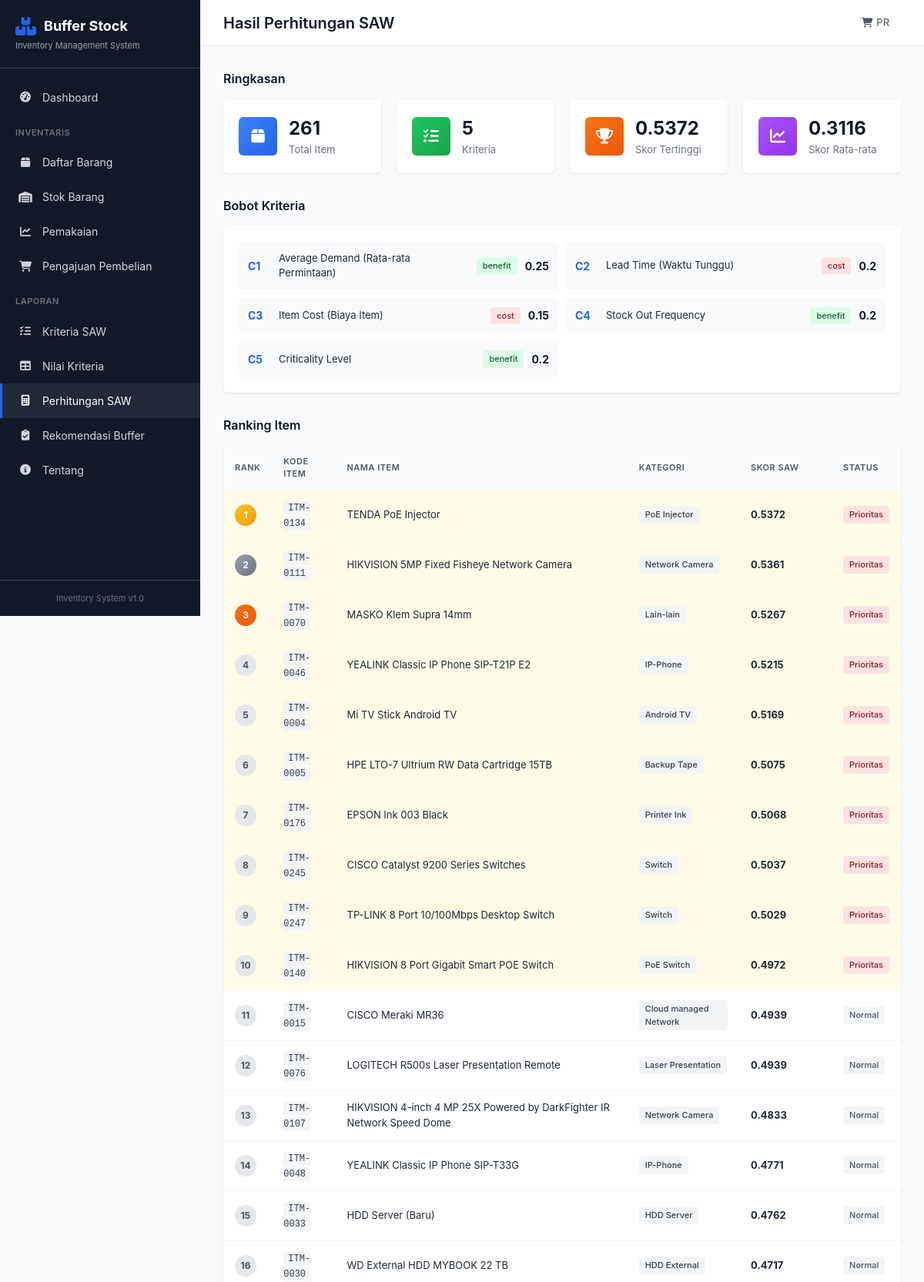
The page /calculation (upper part) on the database its author committed.
### app/models.py (models this page shows, shortened)
class Criteria(db.Model):
    __tablename__ = 'criteria'
    id = db.Column(db.Integer, primary_key=True)
    kode_kriteria = db.Column(db.String(50), unique=True, nullable=False)
    nama_kriteria = db.Column(db.String(200), nullable=False)
    bobot = db.Column(db.Float, nullable=False)
    tipe = db.Column(db.String(20), nullable=False)  # 'benefit' atau 'cost'
    keterangan = db.Column(db.Text)
    criteria_values = db.relationship('CriteriaValue', backref='criteria', lazy=True)

class Item(db.Model):
    __tablename__ = 'items'
    id = db.Column(db.Integer, primary_key=True)
    kode_item = db.Column(db.String(50), unique=True, nullable=False)
    nama_item = db.Column(db.String(200), nullable=False)
    kategori = db.Column(db.String(100), nullable=False)
    unit = db.Column(db.String(50), default='PCS')
    harga = db.Column(db.Float, default=0)
    supplier = db.Column(db.String(200))
    lokasi_rak = db.Column(db.String(50))
    created_at = db.Column(db.DateTime, default=datetime.utcnow)
    criteria_values = db.relationship('CriteriaValue', backref='item', lazy=True, cascade='all, delete-orphan')

### app/routes.py (the view)
@main_bp.route('/calculation')
def calculation():
    calc = SAWCalculator()
    results = calc.calculate()
    if not results:
        flash('Tidak ada data untuk dihitung. Pastikan data item dan kriteria tersedia.', 'error')
        return redirect(url_for('main.index'))
    return render_template('calculation/index.html', results=results)

### app/saw_algorithm.py (called while the page is built)
    def get_data(self):
        self.alternatives = Item.query.all()
        self.criteria = Criteria.query.order_by(Criteria.id).all()
        if not self.alternatives or not self.criteria:
            return False
        return True

    def build_decision_matrix(self):
        n_alternatives = len(self.alternatives)
        n_criteria = len(self.criteria)
        self.decision_matrix = np.zeros((n_alternatives, n_criteria))
        for i, item in enumerate(self.alternatives):
            for j, criteria in enumerate(self.criteria):
                criteria_value = CriteriaValue.query.filter_by(
                    item_id=item.id,
                    criteria_id=criteria.id
                ).first()
                if criteria_value:
                    self.decision_matrix[i, j] = criteria_value.nilai
                else:
                    self.decision_matrix[i, j] = 0
        return self.decision_matrix

    def calculate_weighted_scores(self):
        n_alternatives, n_criteria = self.normalized_matrix.shape
        self.weighted_matrix = np.zeros((n_alternatives, n_criteria))
        for j in range(n_criteria):
            weight = self.criteria[j].bobot
            self.weighted_matrix[:, j] = self.normalized_matrix[:, j] * weight
        self.scores = np.sum(self.weighted_matrix, axis=1)
        return self.scores

    def rank_alternatives(self):
        rankings = []
        for i, item in enumerate(self.alternatives):
            rankings.append({
                'rank': 0,
                'item_id': item.id,
                'kode_item': item.kode_item,
                'nama_item': item.nama_item,
                'kategori': item.kategori,
                'lokasi_rak': item.lokasi_rak,
                'score': float(self.scores[i]),
                'original_values': self.decision_matrix[i].tolist(),
                'normalized_values': self.normalized_matrix[i].tolist(),
                'weighted_values': self.weighted_matrix[i].tolist()
            })
        rankings.sort(key=lambda x: x['score'], reverse=True)
        for i, r in enumerate(rankings):
            r['rank'] = i + 1
        return rankings

### app/templates/calculation/index.html (shortened to what this page needs)
{% extends 'base.html' %}
{% block page_title %}Hasil Perhitungan SAW{% endblock %}
{% block content %}
{% if results %}
<div class="section">
    <h2 class="section-title">Ringkasan</h2>
    <div class="stats-grid">
        <div class="stat-card">
            <div class="stat-icon blue"><i class="fas fa-box"></i></div>
            <div class="stat-info"><h3>{{ results.summary.total_items }}</h3><p>Total Item</p></div>
        </div>
        <div class="stat-card">
            <div class="stat-icon green"><i class="fas fa-list-check"></i></div>
            <div class="stat-info"><h3>{{ results.summary.total_criteria }}</h3><p>Kriteria</p></div>
        </div>
        <div class="stat-card">
            <div class="stat-icon orange"><i class="fas fa-trophy"></i></div>
            <div class="stat-info"><h3>{{ "%.4f"|format(results.summary.highest_score) }}</h3><p>Skor Tertinggi</p></div>
        </div>
        <div class="stat-card">
            <div class="stat-icon purple"><i class="fas fa-chart-line"></i></div>
            <div class="stat-info"><h3>{{ "%.4f"|format(results.summary.average_score) }}</h3><p>Skor Rata-rata</p></div>
        </div>
    </div>
</div>
<div class="section">
    <h2 class="section-title">Bobot Kriteria</h2>
    <div class="card">
        <div class="criteria-weights">
            {% for c in results.criteria %}
            <div class="weight-item">
                <span class="weight-code">{{ c.kode }}</span>
                <span class="weight-name">{{ c.nama }}</span>
                <span class="badge {% if c.tipe == 'benefit' %}badge-success{% else %}badge-danger{% endif %}">{{ c.tipe }}</span>
                <span class="weight-value">{{ c.bobot }}</span>
            </div>
            {% endfor %}
        </div>
    </div>
</div>
<div class="section">
    <h2 class="section-title">Ranking Item</h2>
    <div class="card">
        <div class="table-responsive">
            <table class="data-table ranking-table">
                <thead>
                    <tr>
                        <th>Rank</th>
                        <th>Kode Item</th>
                        <th>Nama Item</th>
                        <th>Kategori</th>
                        <th>Skor SAW</th>
                        <th>Status</th>
                    </tr>
                </thead>
                <tbody>
                    {% for r in results.rankings %}
                    <tr class="{% if r.rank <= 10 %}top-rank{% endif %}">
                        <td>
                            <span class="rank-badge rank-{{ r.rank if r.rank <= 3 else 'other' }}">{{ r.rank }}</span>
                        </td>
                        <td><code>{{ r.kode_item }}</code></td>
                        <td>{{ r.nama_item }}</td>
                        <td><span class="badge">{{ r.kategori }}</span></td>
                        <td class="score-cell">
                            <strong>{{ "%.4f"|format(r.score) }}</strong>
                        </td>
                        <td>
                            {% if r.rank <= 10 %}
                            <span class="badge badge-priority">Prioritas</span>
                            {% else %}
                            <span class="badge badge-normal">Normal</span>
                            {% endif %}
                        </td>
                    </tr>
                    {% endfor %}
                </tbody>
            </table>
        </div>
    </div>
</div>
{% endif %}
{% endblock %}

### app/static/css/style.css (style rules this page uses)
:root { --primary: #2563eb; --primary-dark: #1d4ed8; --success: #16a34a; --danger: #dc2626; --warning: #ea580c; --info: #0891b2; --gray-50: #f9fafb; --gray-100: #f3f4f6; --gray-200: #e5e7eb; --gray-300: #d1d5db; --gray-400: #9ca3af; --gray-500: #6b7280; --gray-600: #4b5563; --gray-700: #374151; --gray-800: #1f2937; --gray-900: #111827; --sidebar-width: 260px; --header-height: 60px; --border-radius: 6px; --shadow: 0 1px 3px rgba(0,0,0,0.1); --shadow-md: 0 4px 6px rgba(0,0,0,0.1); }
* { margin: 0; padding: 0; box-sizing: border-box; }
body { font-family: -apple-system, BlinkMacSystemFont, 'Segoe UI', Roboto, 'Helvetica Neue', Arial, sans-serif; font-size: 14px; line-height: 1.5; color: var(--gray-800); background: var(--gray-50); }
.section { margin-bottom: 30px; }
.section-title { font-size: 16px; font-weight: 600; color: var(--gray-900); margin-bottom: 15px; display: flex; align-items: center; gap: 8px; }
.card { background: white; border-radius: var(--border-radius); box-shadow: var(--shadow); overflow: hidden; }
.stats-grid { display: grid; grid-template-columns: repeat(auto-fit, minmax(200px, 1fr)); gap: 20px; }
.stat-card { background: white; border-radius: var(--border-radius); padding: 20px; display: flex; align-items: center; gap: 15px; box-shadow: var(--shadow); }
.stat-icon { width: 50px; height: 50px; border-radius: var(--border-radius); display: flex; align-items: center; justify-content: center; font-size: 20px; color: white; }
.stat-icon.blue { background: linear-gradient(135deg, #3b82f6, #2563eb); }
.stat-icon.green { background: linear-gradient(135deg, #22c55e, #16a34a); }
.stat-icon.orange { background: linear-gradient(135deg, #f97316, #ea580c); }
.stat-icon.purple { background: linear-gradient(135deg, #a855f7, #9333ea); }
.stat-info h3 { font-size: 24px; font-weight: 700; color: var(--gray-900); }
.stat-info p { font-size: 13px; color: var(--gray-500); }
.table-responsive { overflow-x: auto; }
.data-table { width: 100%; border-collapse: collapse; font-size: 13px; }
.data-table th, .data-table td { padding: 12px 15px; text-align: left; border-bottom: 1px solid var(--gray-100); }
.data-table th { background: var(--gray-50); font-weight: 600; color: var(--gray-600); text-transform: uppercase; font-size: 11px; letter-spacing: 0.5px; }
.badge { display: inline-block; padding: 3px 8px; background: var(--gray-100); color: var(--gray-700); border-radius: 4px; font-size: 11px; font-weight: 500; }
.badge-success { background: #dcfce7; color: #166534; }
.badge-danger { background: #fee2e2; color: #991b1b; }
.badge-priority { background: #fee2e2; color: #991b1b; }
.badge-normal { background: #f3f4f6; color: #4b5563; }
.rank-badge { display: inline-flex; align-items: center; justify-content: center; width: 28px; height: 28px; border-radius: 50%; font-size: 12px; font-weight: 700; }
.rank-1 { background: linear-gradient(135deg, #fbbf24, #f59e0b); color: white; }
.rank-2 { background: linear-gradient(135deg, #9ca3af, #6b7280); color: white; }
.rank-3 { background: linear-gradient(135deg, #f97316, #ea580c); color: white; }
.rank-other { background: var(--gray-200); color: var(--gray-600); }
.score-cell { min-width: 120px; }
.criteria-weights { display: grid; grid-template-columns: repeat(auto-fit, minmax(300px, 1fr)); gap: 10px; padding: 20px; }
.weight-item { display: flex; align-items: center; gap: 10px; padding: 12px; background: var(--gray-50); border-radius: var(--border-radius); }
.weight-code { font-weight: 700; color: var(--primary); min-width: 30px; }
.weight-name { flex: 1; font-size: 13px; }
.weight-value { font-weight: 700; color: var(--gray-900); }
.ranking-table .top-rank { background: #fefce8; }
code { font-family: 'Courier New', monospace; font-size: 12px; background: var(--gray-100); padding: 2px 6px; border-radius: 3px; color: var(--gray-700); }

### rows shown on the page
Criteria: kode "C1", nama "Average Demand (Rata-rata Permintaan)", tipe "benefit", bobot "0.25"
Criteria: kode "C2", nama "Lead Time (Waktu Tunggu)", tipe "cost", bobot "0.2"
Criteria: kode "C3", nama "Item Cost (Biaya Item)", tipe "cost", bobot "0.15"
Criteria: kode "C4", nama "Stock Out Frequency", tipe "benefit", bobot "0.2"
Criteria: kode "C5", nama "Criticality Level", tipe "benefit", bobot "0.2"
Item: rank "1", kode_item "ITM-0134", nama_item "TENDA PoE Injector", kategori "PoE Injector", score "0.5372", shows "Prioritas"
Item: rank "2", kode_item "ITM-0111", nama_item "HIKVISION 5MP Fixed Fisheye Network Camera", kategori "Network Camera", score "0.5361", shows "Prioritas"
Item: rank "3", kode_item "ITM-0070", nama_item "MASKO Klem Supra 14mm", kategori "Lain-lain", score "0.5267", shows "Prioritas"
Item: rank "4", kode_item "ITM-0046", nama_item "YEALINK Classic IP Phone SIP-T21P E2", kategori "IP-Phone", score "0.5215", shows "Prioritas"
Item: rank "5", kode_item "ITM-0004", nama_item "Mi TV Stick Android TV", kategori "Android TV", score "0.5169", shows "Prioritas"
Item: rank "6", kode_item "ITM-0005", nama_item "HPE LTO-7 Ultrium RW Data Cartridge 15TB", kategori "Backup Tape", score "0.5075", shows "Prioritas"
Item: rank "7", kode_item "ITM-0176", nama_item "EPSON Ink 003 Black", kategori "Printer Ink", score "0.5068", shows "Prioritas"
Item: rank "8", kode_item "ITM-0245", nama_item "CISCO Catalyst 9200 Series Switches", kategori "Switch", score "0.5037", shows "Prioritas"
Item: rank "9", kode_item "ITM-0247", nama_item "TP-LINK 8 Port 10/100Mbps Desktop Switch", kategori "Switch", score "0.5029", shows "Prioritas"
Item: rank "10", kode_item "ITM-0140", nama_item "HIKVISION 8 Port Gigabit Smart POE Switch", kategori "PoE Switch", score "0.4972", shows "Prioritas"
Item: rank "11", kode_item "ITM-0015", nama_item "CISCO Meraki MR36", kategori "Cloud managed Network", score "0.4939", shows "Normal"
Item: rank "12", kode_item "ITM-0076", nama_item "LOGITECH R500s Laser Presentation Remote", kategori "Laser Presentation", score "0.4939", shows "Normal"
Item: rank "13", kode_item "ITM-0107", nama_item "HIKVISION 4-inch 4 MP 25X Powered by DarkFighter IR Network Speed Dome", kategori "Network Camera", score "0.4833", shows "Normal"
Item: rank "14", kode_item "ITM-0048", nama_item "YEALINK Classic IP Phone SIP-T33G", kategori "IP-Phone", score "0.4771", shows "Normal"
Item: rank "15", kode_item "ITM-0033", nama_item "HDD Server (Baru)", kategori "HDD Server", score "0.4762", shows "Normal"
Item: rank "16", kode_item "ITM-0030", nama_item "WD External HDD MYBOOK 22 TB", kategori "HDD External", score "0.4717", shows "Normal"

### other values the page prints
{{ results.summary.total_items }} "261"
{{ results.summary.total_criteria }} "5"
{{ "%.4f"|format(results.summary.highest_score) }} "0.5372"
{{ "%.4f"|format(results.summary.average_score) }} "0.3116"
